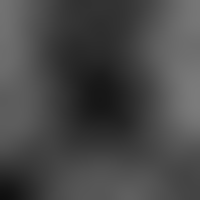
Frame 1 (no input)
Frame 60 (no input): identical to frame 1, image omitted
Frame 120 (the mouse pressed at the canvas centre since frame 60): identical to frame 1, image omitted

The p5.js sketch that drew this single still picture (run headless with seeded random() and noise() and a simulated clock; from frame 60 on, the mouse is pressed at the canvas centre):

// p5.js sketch
// ── sketch.js
let inc = 0.01;

function setup() {
  createCanvas(200, 200);
}

function draw() {
  background(51);
  noiseDetail(8, 0.2);

  loadPixels();

  let xoff = 0;

  for (let x = 0; x < width; x++) {
    let yoff = 0;
    for (let y = 0; y < height; y++) {
      let i = (x + y * width) * 4;

      const r = noise(xoff, yoff) * 255;

      pixels[i + 0] = r; // red
      pixels[i + 1] = r; // green
      pixels[i + 2] = r; // blue
      pixels[i + 3] = 255; // alpha

      yoff += inc;
    }
    xoff += inc;
  }

  updatePixels();
}
